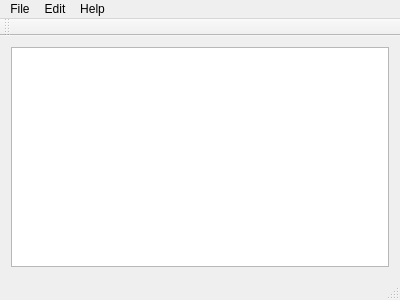
<?xml version="1.0" encoding="UTF-8"?>
<ui version="4.0">
 <class>MainWindow</class>
 <widget class="QMainWindow" name="MainWindow">
  <property name="geometry">
   <rect>
    <x>0</x>
    <y>0</y>
    <width>400</width>
    <height>300</height>
   </rect>
  </property>
  <property name="windowTitle">
   <string>MainWindow</string>
  </property>
  <widget class="QWidget" name="centralWidget">
   <layout class="QHBoxLayout" name="horizontalLayout">
    <item>
     <widget class="QTextEdit" name="textEdit"/>
    </item>
   </layout>
  </widget>
  <widget class="QMenuBar" name="menuBar">
   <property name="geometry">
    <rect>
     <x>0</x>
     <y>0</y>
     <width>400</width>
     <height>19</height>
    </rect>
   </property>
   <widget class="QMenu" name="menuNew">
    <property name="title">
     <string>File</string>
    </property>
    <addaction name="actionNew"/>
    <addaction name="actionOpen"/>
    <addaction name="actionSave"/>
    <addaction name="actionSave_As"/>
    <addaction name="actionExit"/>
   </widget>
   <widget class="QMenu" name="menuEdit">
    <property name="title">
     <string>Edit</string>
    </property>
    <addaction name="actioncut"/>
    <addaction name="actionCopy"/>
    <addaction name="actionPaste"/>
    <addaction name="actionRedo"/>
    <addaction name="actionUndo"/>
    <addaction name="actionFont"/>
    <addaction name="actionColor"/>
   </widget>
   <widget class="QMenu" name="menuHelp">
    <property name="title">
     <string>Help</string>
    </property>
    <addaction name="actionAbout"/>
   </widget>
   <addaction name="menuNew"/>
   <addaction name="menuEdit"/>
   <addaction name="menuHelp"/>
  </widget>
  <widget class="QToolBar" name="mainToolBar">
   <attribute name="toolBarArea">
    <enum>TopToolBarArea</enum>
   </attribute>
   <attribute name="toolBarBreak">
    <bool>false</bool>
   </attribute>
  </widget>
  <widget class="QStatusBar" name="statusBar"/>
  <action name="actionOpen">
   <property name="text">
    <string>Open</string>
   </property>
  </action>
  <action name="actionNew">
   <property name="text">
    <string>New</string>
   </property>
  </action>
  <action name="actionSave">
   <property name="text">
    <string>Save</string>
   </property>
  </action>
  <action name="actionSave_As">
   <property name="text">
    <string>Save As</string>
   </property>
  </action>
  <action name="actionExit">
   <property name="text">
    <string>Exit</string>
   </property>
  </action>
  <action name="actioncut">
   <property name="text">
    <string>Cut</string>
   </property>
  </action>
  <action name="actionUndo">
   <property name="text">
    <string>Undo</string>
   </property>
  </action>
  <action name="actionFont">
   <property name="text">
    <string>Font</string>
   </property>
  </action>
  <action name="actionColor">
   <property name="text">
    <string>Color</string>
   </property>
  </action>
  <action name="actionAbout">
   <property name="text">
    <string>About</string>
   </property>
  </action>
  <action name="actionCopy">
   <property name="text">
    <string>Copy</string>
   </property>
  </action>
  <action name="actionPaste">
   <property name="text">
    <string>Paste</string>
   </property>
  </action>
  <action name="actionRedo">
   <property name="text">
    <string>Redo</string>
   </property>
  </action>
 </widget>
 <layoutdefault spacing="6" margin="11"/>
 <resources/>
 <connections/>
</ui>
